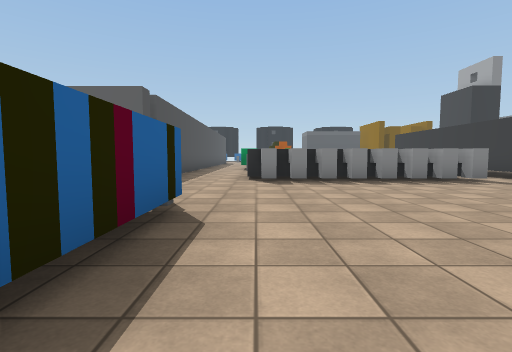
View 1 (above)

24 first-person views from a walk through a scene from a Unity 3-D project. The camera is 1.2 m above the floor, tilts 4° down and sees 85° across. The floor is counted in squares, 2 m on a side. Each view is taken from the middle of a square. On the plan, view 1 faces up. The plan holds only what a view shows up to about 9 squares ahead; the rest is blank. The place goes on beyond the plan. Some surface patterns are stand-ins.

View 2
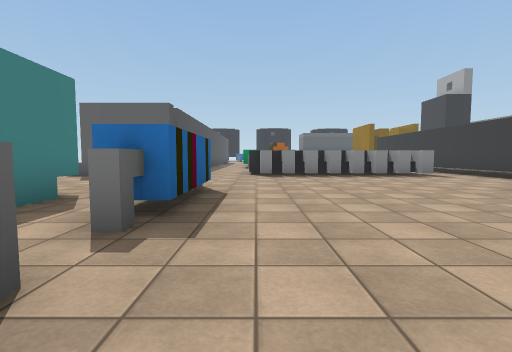

View 3
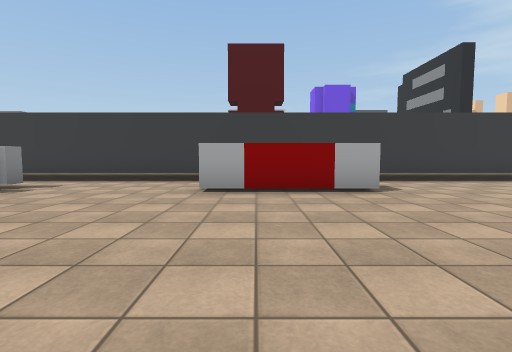

View 4
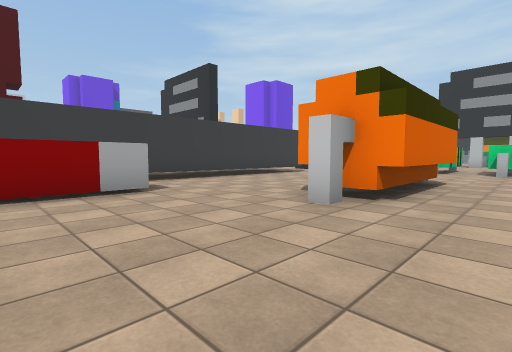

View 5
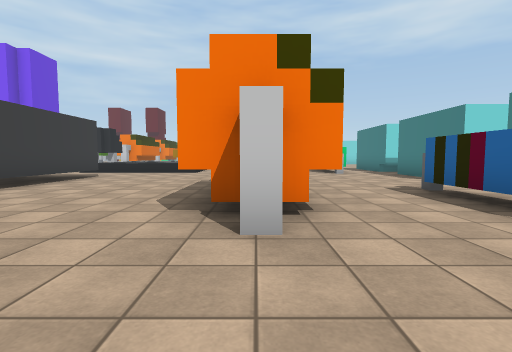

View 6
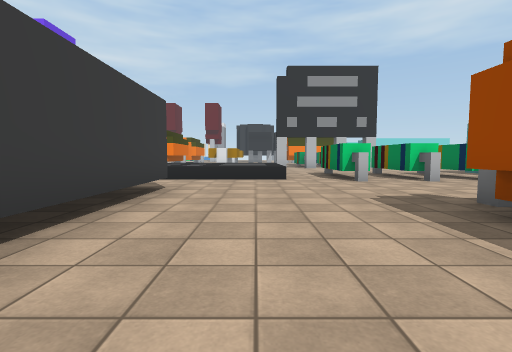

View 7
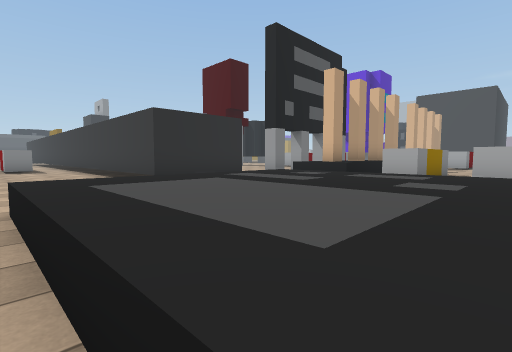

View 8
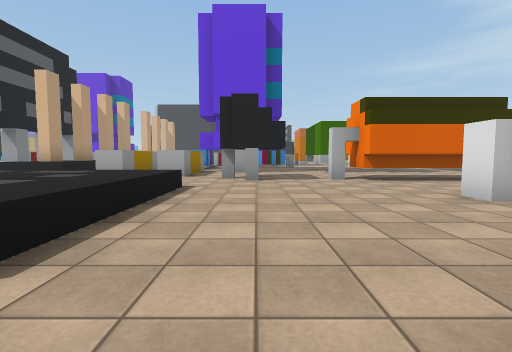

View 9
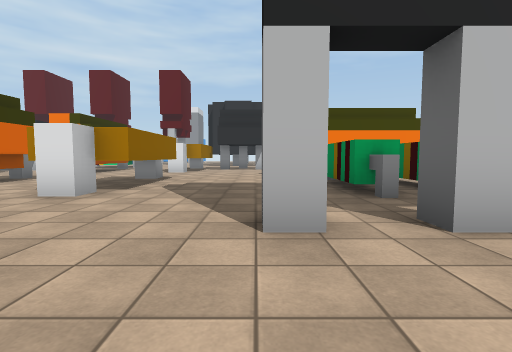

View 10
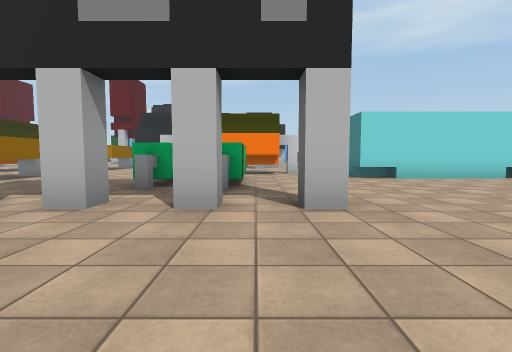

View 11
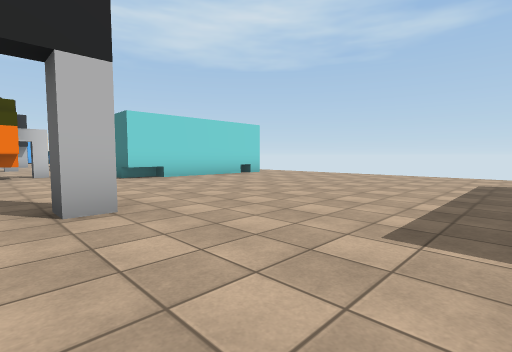

View 12
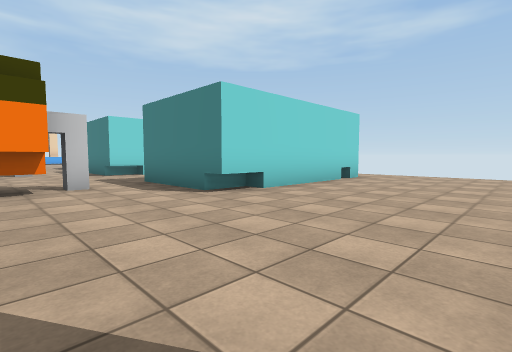

View 13
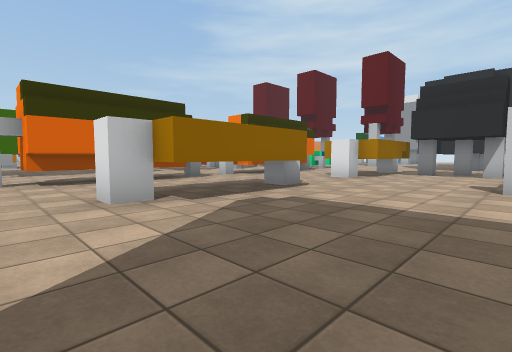

View 14
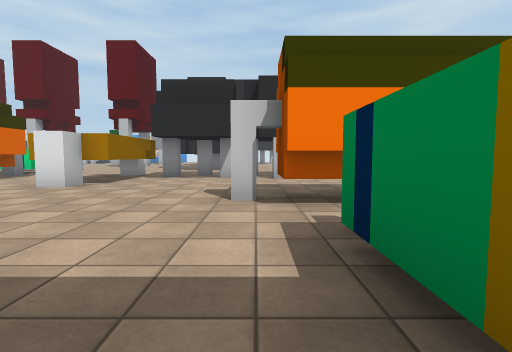

View 15
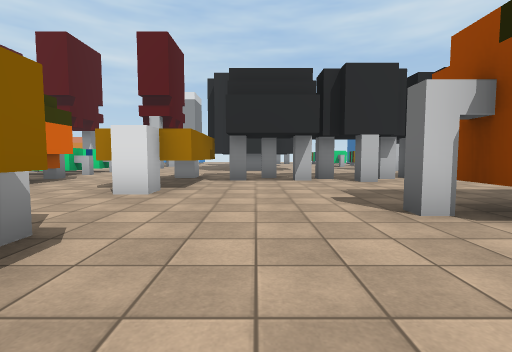

View 16
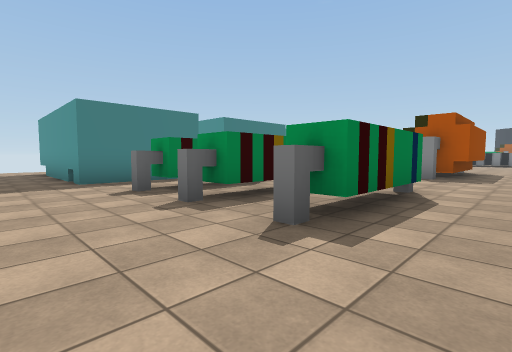

View 17
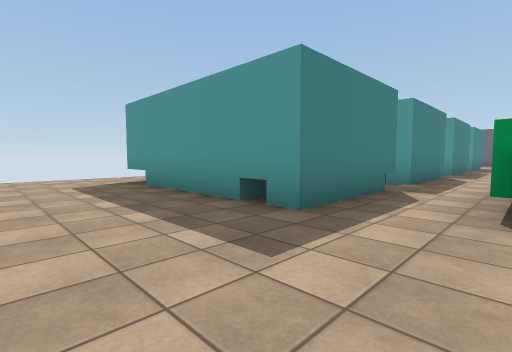

View 18
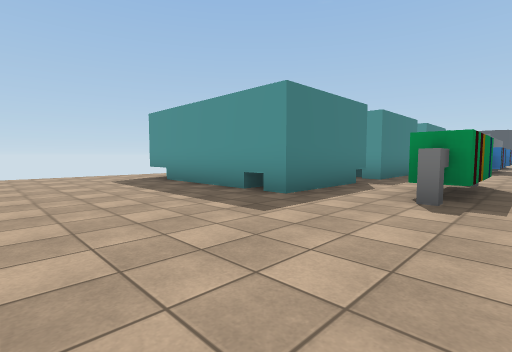

View 19
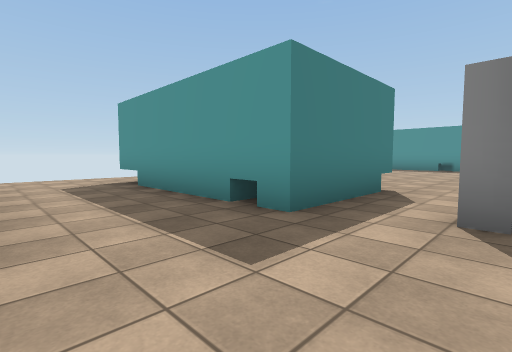

View 20
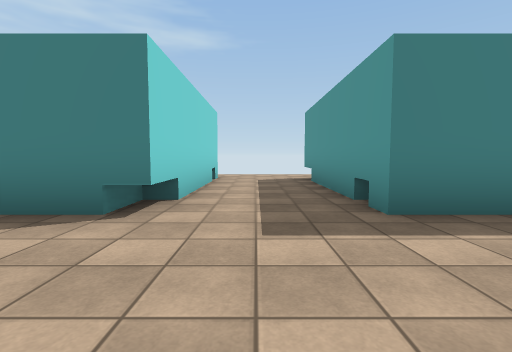

View 21
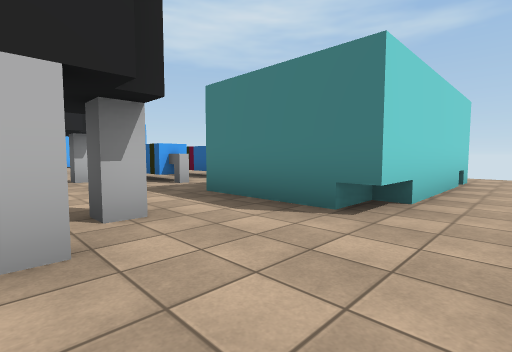

View 22
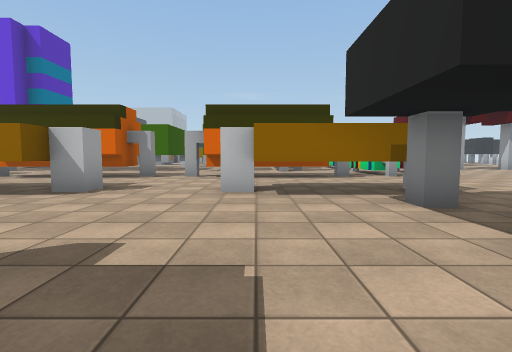

View 23
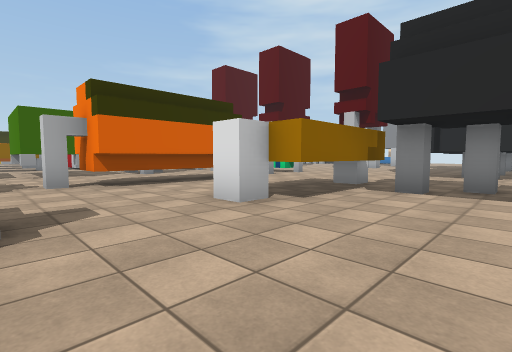

View 24
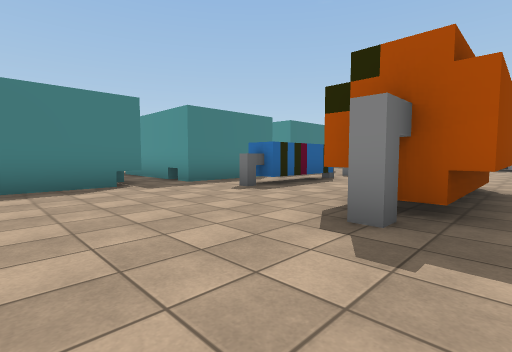

### Floor plan
Key: @ floor where view 1 was taken; # wall or solid block; x gap in a wall; . floor; ^ raised ledge; T thing the floor can be seen under or through.
Columns run from 9 left of view 1 to 16 right of it. Each row starts with its distance up from view 1.
  7     #  ..^^####.#
  6     .  .........#
  5     ..  ........#
  4      .  ........#
  3      .. #.......#
  2       #.#.....#
  1       #.#.....#
  0        ..@....#
 -1        .#.......#
 -2       #.#.##....#
 -3       #.#.##....#
 -4    ####.#.##....#
 -5    .......##....#
 -6      ##.........#
 -7      ##.........###
 -8      ##............ ^#
 -9       ..#.##......  ^^^
-10       #.#.##..^^^^
-11       #.#.##..^^^^   ###
-12 .######.#.##..^^^^   #
-13 ..............^^^^...#
-14 ......................
-15 ...................##.
-16 ........#..#.#........
-17 ....................#.
-18 ..........##.......##..#
-19 ..........##...###.# ..
-20 ..........##...## .# .
-21 .######... #...## .##.
-22  ######..###....#...x..
-23 .######.#####.......#..###
-24 ...................##..#
-25 ...............TTT.# ...
-26 ..#####........T  .# ..
-27      ##..#.#.TTT  .##.
-28       #.# ###.T.T.....

Positions as (right, up) in squares from view 1, and headings:
1: (0, 0), facing up
2: (0, -2), facing up
3: (0, 2), facing right
4: (0, 2), facing down-right
5: (2, 1), facing down
6: (5, -2), facing down
7: (4, -13), facing up-right
8: (3, -15), facing right
9: (4, -14), facing down
10: (0, -13), facing down
11: (0, -13), facing down-left
12: (0, -17), facing down-left
13: (3, -17), facing down-right
14: (3, -19), facing down
15: (5, -20), facing down
16: (4, -14), facing up-left
17: (-1, -15), facing up-left
18: (0, -16), facing up-left
19: (-1, -26), facing up-left
20: (0, -25), facing left
21: (0, -25), facing down-left
22: (2, -25), facing right
23: (4, -22), facing down-right
24: (3, -8), facing up-left
